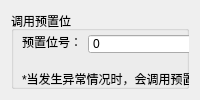
        <widget class="QWidget" name="page_9">
         <layout class="QHBoxLayout" name="horizontalLayout_10">
          <item>
           <widget class="QGroupBox" name="groupBox_14">
            <property name="title">
             <string>调用预置位</string>
            </property>
            <widget class="QSpinBox" name="sbox_prepostionnum">
             <property name="geometry">
              <rect>
               <x>77</x>
               <y>23</y>
               <width>171</width>
               <height>20</height>
              </rect>
             </property>
            </widget>
            <widget class="QLabel" name="label_39">
             <property name="geometry">
              <rect>
               <x>11</x>
               <y>23</y>
               <width>60</width>
               <height>16</height>
              </rect>
             </property>
             <property name="text">
              <string>预置位号：</string>
             </property>
            </widget>
            <widget class="QLabel" name="label_40">
             <property name="geometry">
              <rect>
               <x>11</x>
               <y>60</y>
               <width>282</width>
               <height>16</height>
              </rect>
             </property>
             <property name="text">
              <string>*当发生异常情况时，会调用预置位，转动到指定位置</string>
             </property>
            </widget>
           </widget>
          </item>
         </layout>
        </widget>
